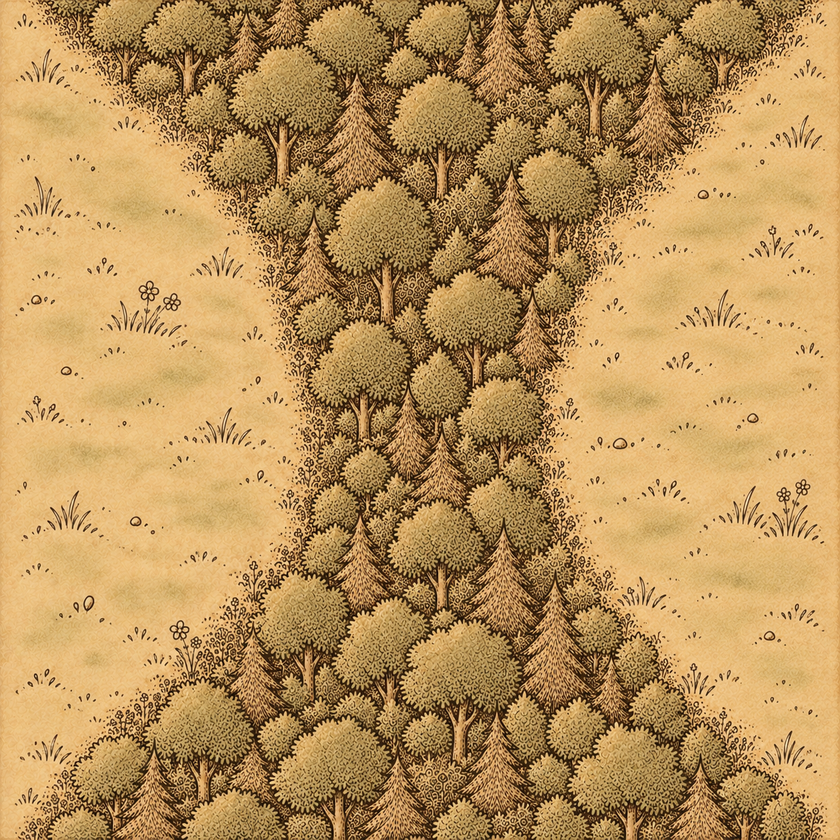
#> input picture art/reviews/geometry_wave/sources/forest_belt_source_v01.png, 840 x 840 px, shrunk from 1254 x 1254 before the run
$ python -i check_corner_geometry.py   (imports and definitions only)
#> lines starting #> are read from the running program, lines starting #| are printed output that depends on the picture; after the words box and inside, x2 and y2 are one past the last pixel; in counts of white or black regions, pixels touching at a corner belong together
#> further down, picture is the input picture: PIL image 840x840 RGB; mean R, G, B 184.9, 146.6, 91.1
#!/usr/bin/env python3
"""Flag corner-tile edge anomalies using calibrated image statistics, not semantics."""
import argparse
import hashlib
import json
from pathlib import Path

from PIL import Image, ImageDraw, ImageStat


def digest(path):
    return hashlib.sha256(path.read_bytes()).hexdigest()


def expected_mask(size):
    """NE owns x >= y; the diagonal pixel tie is only a raster convention."""
    mask = Image.new("L", (size, size))
    draw = ImageDraw.Draw(mask)
    draw.polygon([(0, 0), (size - 1, 0), (size - 1, size - 1)], fill=255)
    return mask


def stats(image, box):
    values = ImageStat.Stat(image.crop(box))
    return values.mean[0], values.stddev[0]


def analyze(image, mask=None, bins=32):
#> called with bins = 32
    if image.width != image.height or image.width < 64:
        raise ValueError("Use a square candidate of at least 64 pixels; no resizing occurs")
    if bins < 8 or bins > image.width // 2:
        raise ValueError("Bins must be between 8 and half the image width")
    size = image.width
#> size = 840
    if mask is None:
        mask = expected_mask(size)
#> in expected_mask, `mask = Image.new("L", (size, size))`: mask: PIL image 840x840 L; every value is 0
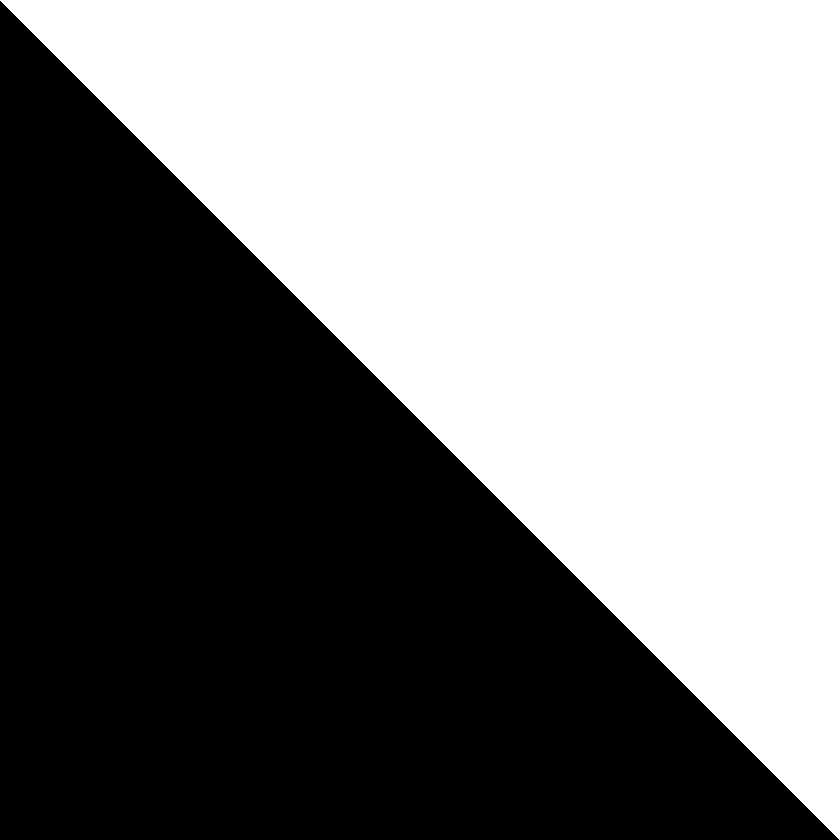
#> mask: PIL image 840x840 L; 50.1% white; 1 black region, box (x1, y1, x2, y2) and area: (0, 1, 839, 840) 352380
    if mask.size != image.size:
        raise ValueError("Mask and candidate dimensions must match exactly")
    mask = mask.convert("L")
    if any(mask.histogram()[1:255]):
        raise ValueError("Mask must be binary: white feature, black Field")
    if mask.tobytes() != expected_mask(size).tobytes():
        raise ValueError("This diagnostic requires canonical NE x >= y ownership")
    gray = image.convert("L")
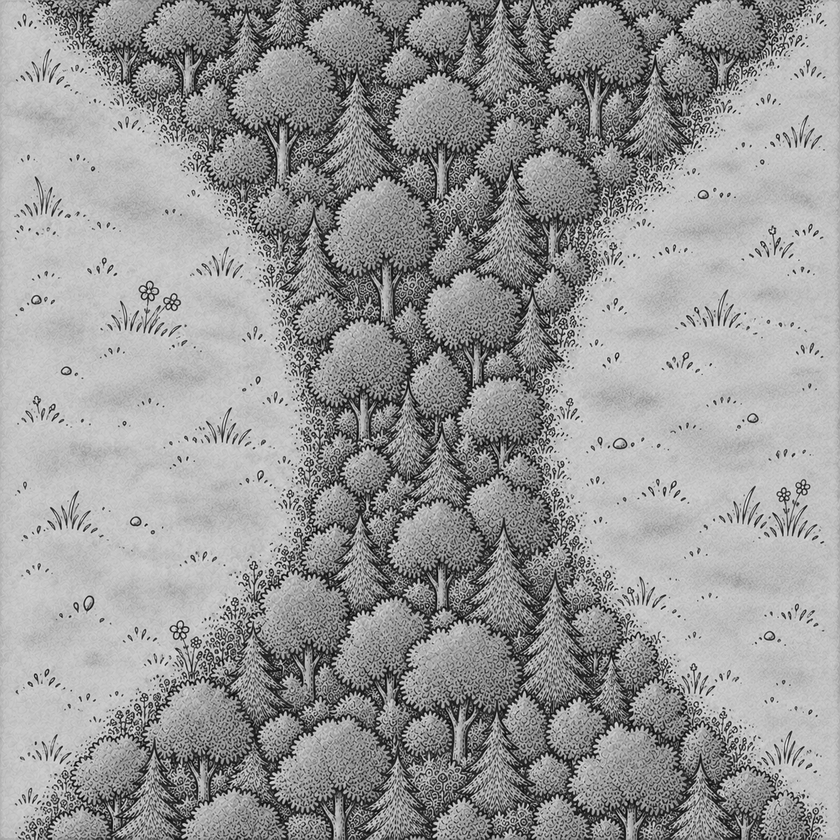
#> gray: PIL image 840x840 L; min 0, max 247, mean 151.7
    def box(x0, y0, x1, y1):
        return tuple(round(value * size) for value in (x0, y0, x1, y1))
    area_box = box(.62, .12, .88, .38)
#> area_box = (521, 101, 739, 319)
    field_box = box(.12, .62, .38, .88)
#> field_box = (101, 521, 319, 739)
    area_mean, area_texture = stats(gray, area_box)
#> area_mean = 149; area_texture = 54.48
    field_mean, field_texture = stats(gray, field_box)
#> field_mean = 157.6; field_texture = 50.95
    contrast = field_mean - area_mean
#> contrast = 8.61
    reliable = abs(contrast) >= 8
#> reliable = True
    depth = max(2, round(size * .012))
#> depth = 10
    patches = []
    for edge in ("North", "East", "South", "West"):
        for index in range(bins):
            start, end = round(index * size / bins), round((index + 1) * size / bins)
            bounds = {"North": (start, 0, end, depth),
                      "East": (size - depth, start, size, end),
                      "South": (start, size - depth, end, size),
                      "West": (0, start, depth, end)}[edge]
            patches.append((f"{edge}_{index:02d}", bounds))
    corner = max(4, round(size * .04))
#> corner = 34
    patches.extend([("NE_shared_feature_corner", (size - corner, 0, size, corner)),
                    ("SW_Field_corner", (0, size - corner, corner, size)),
                    ("NW_transition_corner", (0, 0, corner, corner)),
                    ("SE_transition_corner", (size - corner, size - corner, size, size))])
    samples = []
    for name, bounds in patches:
        mean, texture = stats(gray, bounds)
        expected = ImageStat.Stat(mask.crop(bounds)).mean[0] / 255
        estimate = max(0, min(1, (field_mean - mean) / contrast)) if reliable else None
        deviation = abs(estimate - expected) if reliable else None
        suspicious = reliable and deviation > .35
        samples.append({"name": name, "box_xyxy": bounds,
                        "expected_feature_fraction": round(expected, 4),
                        "proxy_feature_fraction": round(estimate, 4) if reliable else None,
                        "mean_luminance": round(mean, 3), "luminance_stddev": round(texture, 3),
                        "absolute_deviation": round(deviation, 4) if reliable else None,
                        "result": "suspicious" if suspicious else "inconclusive" if not reliable else "no_proxy_anomaly"})
#> this loop made 132 passes
#> (mean, texture, expected, estimate, deviation, suspicious) on passes 1 to 12: (188.5, 7.71, 0.827, 0, 0.827, True), (151.1, 51.78, 1, 0.749, 0.251, False), (119.2, 46.55, 1, 1, 0, False), (111.2, 50.16, 1, 1, 0, False), (158.6, 40.55, 1, 0, 1, True), (148.7, 19.42, 1, 1, 0, False), (128.1, 58.89, 1, 1, 0, False), (132.2, 47.2, 1, 1, 0, False), (103.8, 48.5, 1, 1, 0, False), (108.7, 42.53, 1, 1, 0, False), (114.7, 50.42, 1, 1, 0, False), (109.5, 47, 1, 1, 0, False)
#> after the loop, samples = 132 items
    anomalies = [sample["name"] for sample in samples if sample["result"] == "suspicious"]
#> anomalies = 69 items, first 6: 'North_00', 'North_04', 'North_27', 'North_31', 'East_00', 'East_01'
    return {"method": "Calibrated luminance occupancy proxy; no semantic segmentation",
            "size_px": [size, size], "edge_bins": bins, "edge_sample_depth_px": depth,
            "thresholds": {"minimum_calibration_contrast": 8, "suspicious_deviation": .35},
            "calibration": {"feature_box": area_box, "field_box": field_box,
                            "feature_mean": round(area_mean, 3), "field_mean": round(field_mean, 3),
                            "feature_texture_stddev": round(area_texture, 3),
                            "field_texture_stddev": round(field_texture, 3),
                            "signed_luminance_contrast": round(contrast, 3), "reliable_proxy": reliable},
            "verdict": "suspicious" if anomalies else "inconclusive",
            "semantic_mechanical_pass": False,
            "reason": "Proxy anomalies require visual review" if anomalies else
                      "Insufficient calibration contrast" if not reliable else
                      "No proxy anomaly found; exact ownership still requires visual review",
            "suspicious_count": len(anomalies), "suspicious_samples": anomalies, "samples": samples,
            "limitations": ["Ink, texture, border aging and wash variations can cause false alarms.",
                            "Fine fringes smaller than the sample area may be missed.",
                            "Cannot identify roads, buildings, trees, false sockets or feature count semantically.",
                            "Corner patches and endpoint bins do not certify exact transition coordinates."]}


# [48 lines left out: functions write_review, main, not called in this run]


# [2 lines not run here, left out]

>>> from PIL import Image
>>> picture = Image.open('../reviews/geometry_wave/sources/forest_belt_source_v01.png')
>>> result = analyze(picture)
#> result = 13 items

$ run again, on art/reviews/geometry_wave/sources/road_junction_source_v01.png
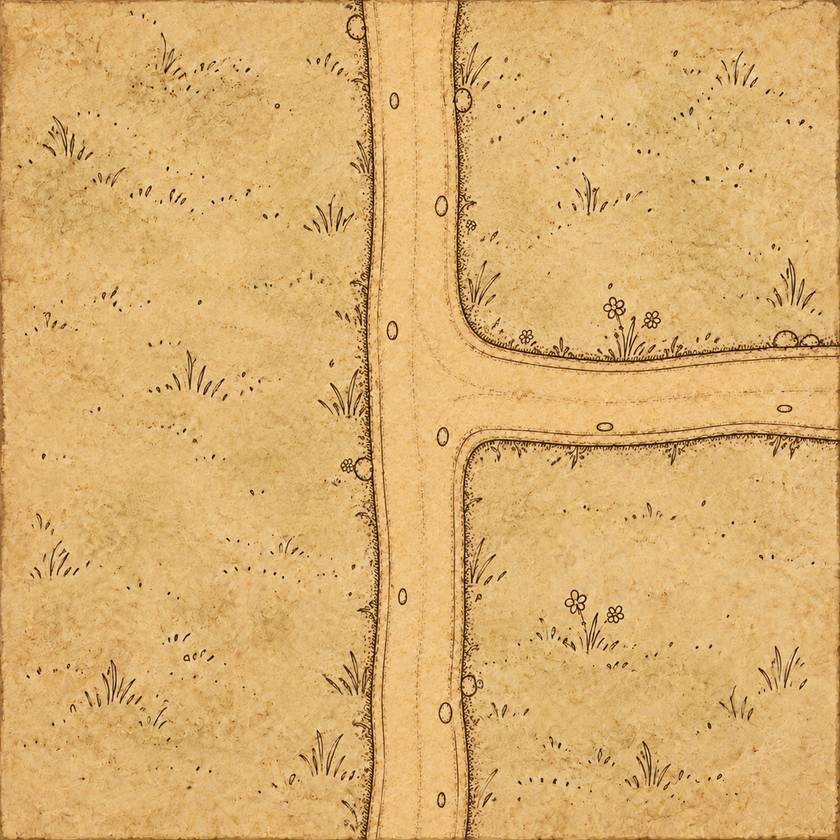
#> input picture art/reviews/geometry_wave/sources/road_junction_source_v01.png, 840 x 840 px, shrunk from 1254 x 1254 before the run
#> picture is the input picture: PIL image 840x840 RGB; mean R, G, B 217.4, 175.8, 111.9
#> in analyze, `gray = image.convert("L")`:
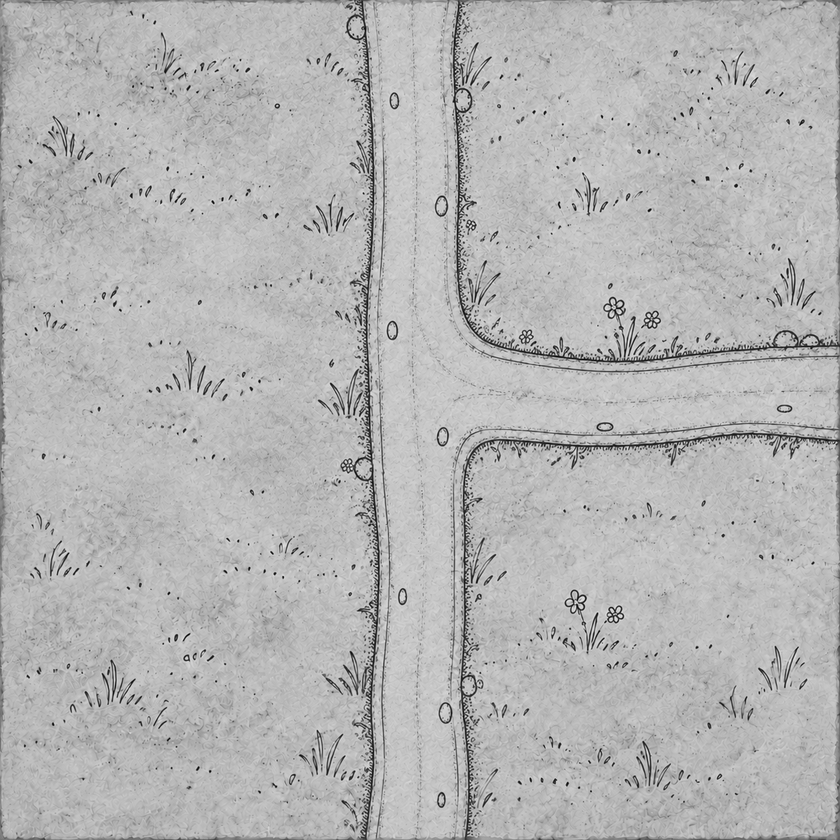
#> gray: PIL image 840x840 L; min 1, max 250, mean 181
#> area_mean = 185.7; area_texture = 18.33
#> field_mean = 181.7; field_texture = 17.51
#> contrast = -4.02
#> reliable = False
#> the loop in analyze, `for name, bounds in patches:` made 132 passes
#> (mean, texture, expected) on passes 1 to 8: (163, 23.76, 0.827), (158.1, 23.27, 1), (157.3, 20.11, 1), (165.7, 17.49, 1), (159, 23.44, 1), (170.6, 20.09, 1), (178.6, 18.83, 1), (171.9, 20.1, 1)
#> after the loop in analyze, `for name, bounds in patches:`: samples = 132 items
#> anomalies = []
#> result = 13 items

$ run again, on art/reviews/geometry_wave/sources/road_junction_source_v02.png
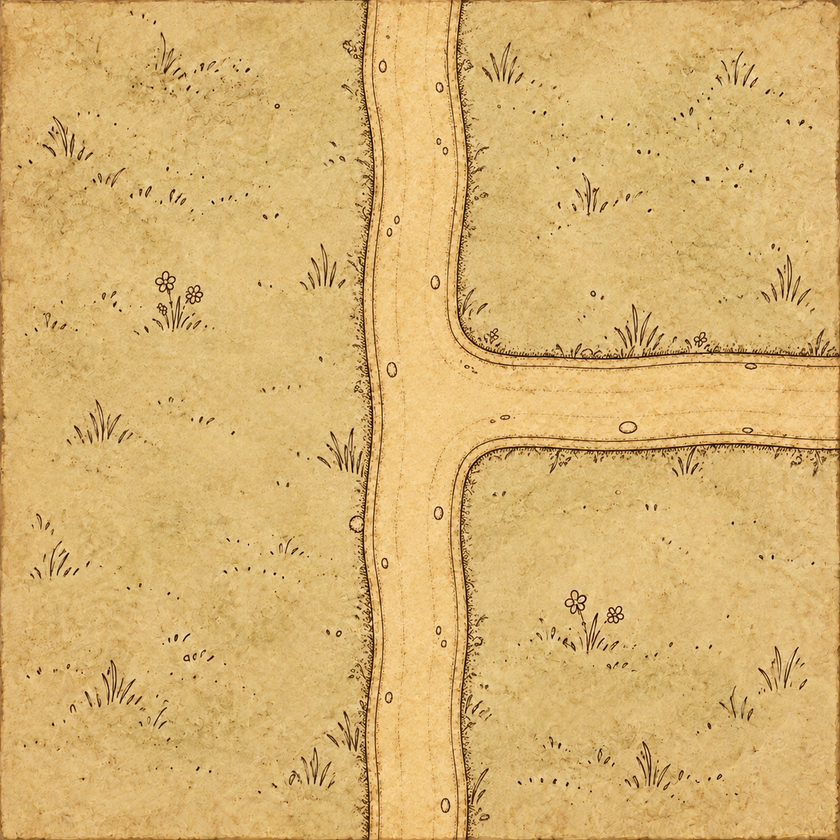
#> input picture art/reviews/geometry_wave/sources/road_junction_source_v02.png, 840 x 840 px, shrunk from 1254 x 1254 before the run
#> picture is the input picture: PIL image 840x840 RGB; mean R, G, B 215, 179.4, 113.6
#> in analyze, `gray = image.convert("L")`:
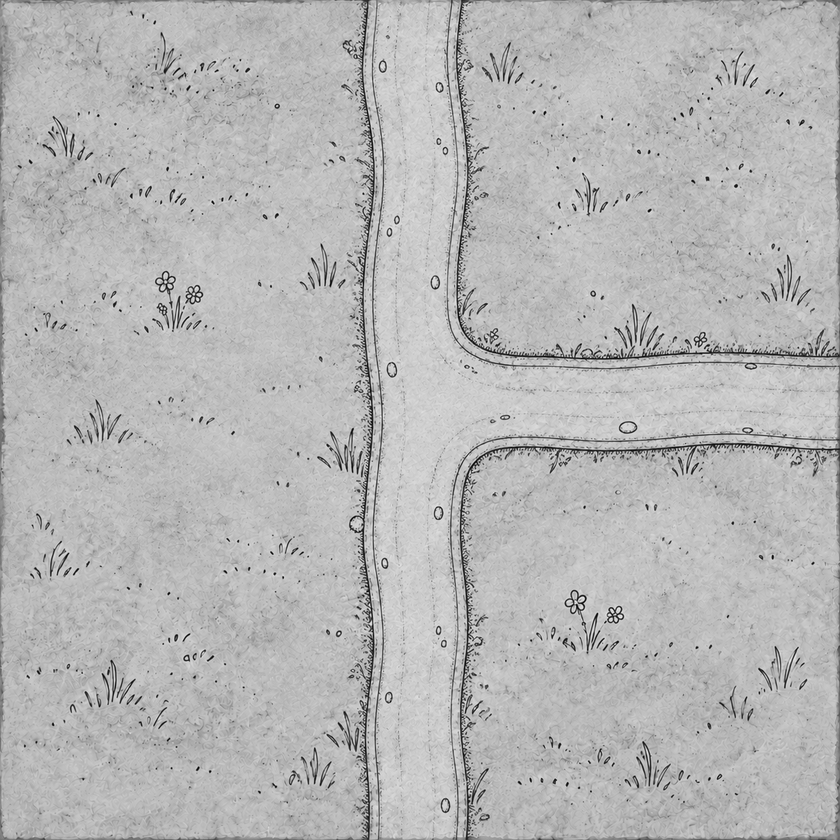
#> gray: PIL image 840x840 L; min 0, max 244, mean 182.5
#> area_mean = 185.1; area_texture = 16.49
#> field_mean = 182.3; field_texture = 17.32
#> contrast = -2.79
#> reliable = False
#> the loop in analyze, `for name, bounds in patches:` made 132 passes
#> (mean, texture, expected) on passes 1 to 8: (164.2, 24.39, 0.827), (160.5, 23.77, 1), (158.1, 21.26, 1), (166.9, 18.61, 1), (160.8, 24.28, 1), (171.4, 20.5, 1), (178.8, 19.64, 1), (173.6, 19.66, 1)
#> after the loop in analyze, `for name, bounds in patches:`: samples = 132 items
#> anomalies = []
#> result = 13 items

$ run again, on art/reviews/geometry_wave/sources/settlement_throughway_source_v01.png
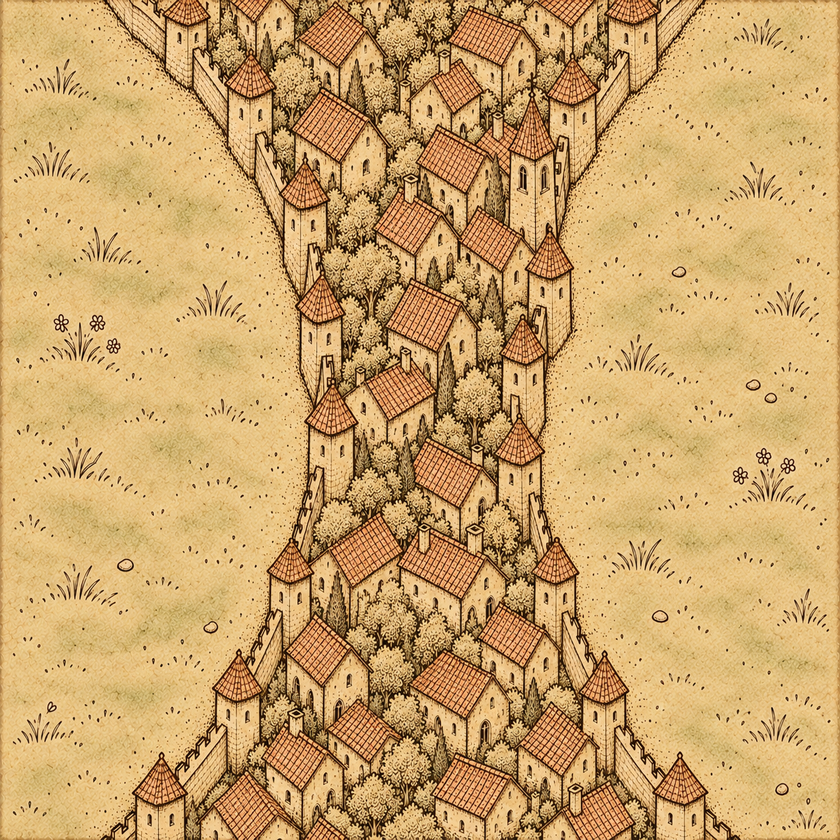
#> input picture art/reviews/geometry_wave/sources/settlement_throughway_source_v01.png, 840 x 840 px, shrunk from 1254 x 1254 before the run
#> picture is the input picture: PIL image 840x840 RGB; mean R, G, B 203.4, 164.9, 107.3
#> in analyze, `gray = image.convert("L")`:
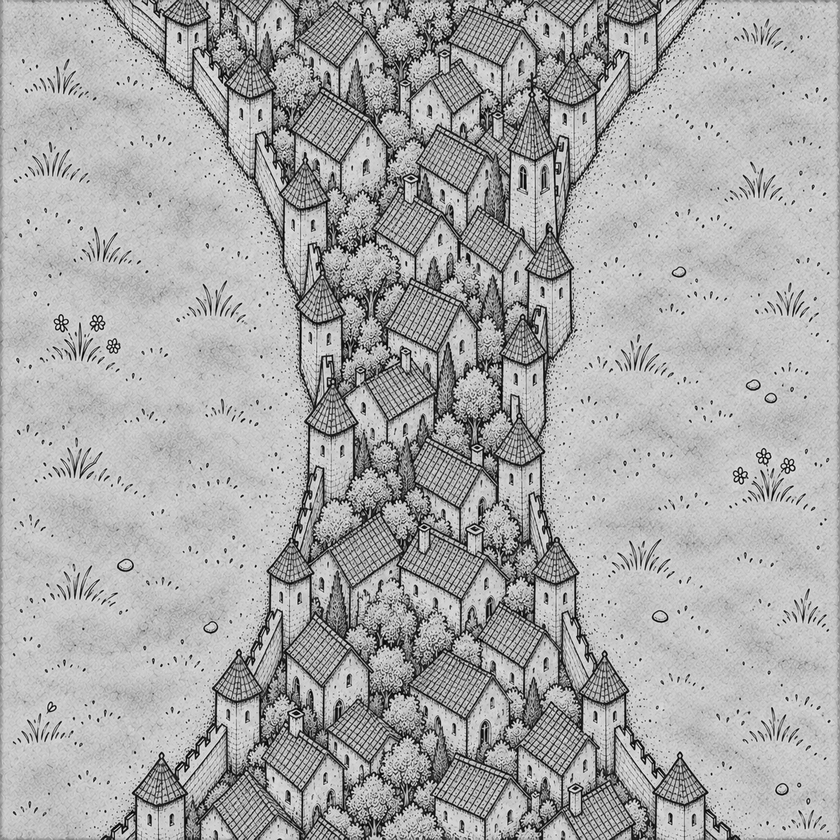
#> gray: PIL image 840x840 L; min 0, max 251, mean 169.8
#> area_mean = 179.5; area_texture = 41.67
#> field_mean = 174; field_texture = 46
#> contrast = -5.48
#> reliable = False
#> the loop in analyze, `for name, bounds in patches:` made 132 passes
#> (mean, texture, expected) on passes 1 to 8: (184.4, 17.76, 0.827), (181.3, 22.01, 1), (186.2, 19.68, 1), (179.1, 34.73, 1), (158.2, 56.18, 1), (145.4, 66.16, 1), (142.9, 54.89, 1), (125.3, 56.1, 1)
#> after the loop in analyze, `for name, bounds in patches:`: samples = 132 items
#> anomalies = []
#> result = 13 items
